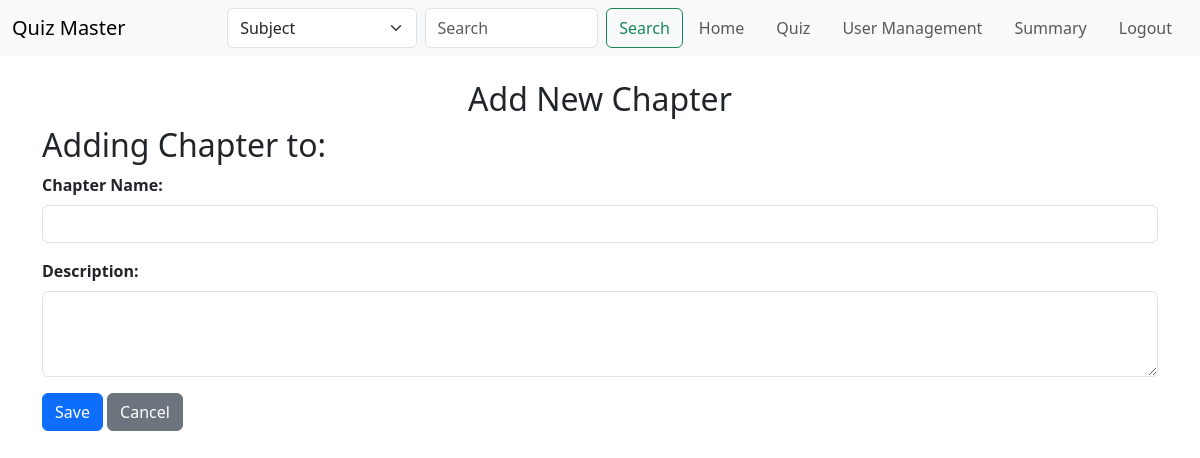
The app's page /new_chapter?subject_id=3 (signed in), older data.
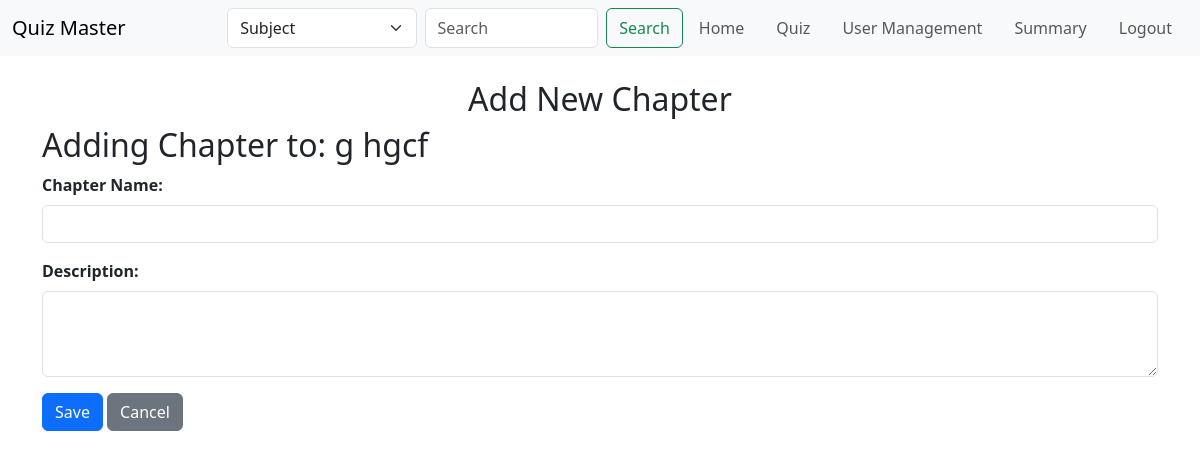
The same page, newer data.
### models.py (models this page shows)
class Subject(db.Model):
    __tablename__ = 'subject'
    id = db.Column(db.Integer, primary_key=True, autoincrement=True)
    subject_name = db.Column(db.String(32), unique=True, nullable=False)
    subject_code = db.Column(db.String(32), unique=True, nullable=False)
    subject_description = db.Column(db.String(512), nullable=True)
    subject_credit = db.Column(db.String(80), nullable=False)

### routes.py (the view)
@app.route('/new_chapter')
@auth_required
@admin_required
def new_chapter():
    subject_id = request.args.get('subject_id')
    subject = Subject.query.get(subject_id)
    return render_template('new_chapter.html', subject=subject)

### routes.py (called while the page is built)
def auth_required(func):
    @wraps(func)
    def inner(*args, **kwargs):
        if 'user_id' not in session:
            flash('Please login to continue')
            return redirect(url_for('login'))
        return func(*args, **kwargs)
    return inner

def admin_required(f):
    @wraps(f)
    def decorated_function(*args, **kwargs):
        if session.get('is_admin') == False:
            flash("Access Denied: Admins Only", "danger")
            return redirect(url_for('index'))  # Redirect to home if not admin
        return f(*args, **kwargs)
    return decorated_function

### templates/new_chapter.html (shortened to what this page needs)
{% extends "layout.html" %}
{% block content %}
    <div class="container mt-4">
        <h2 class="text-center">Add New Chapter</h2>
        <form method="POST" action="{{ url_for('new_chapter') }}">
            <h2>Adding Chapter to: {{ subject.subject_name }}</h2>
            <div class="mb-3">
                <label for="chapter_name" class="form-label"><strong>Chapter Name:</strong></label>
                <input type="text" id="chapter_name" name="chapter_name" class="form-control" required>
            </div>
            <div class="mb-3">
                <label for="chapter_description" class="form-label"><strong>Description:</strong></label>
                <textarea id="chapter_description" name="chapter_description" class="form-control" rows="3"></textarea>
            </div>
            <button type="submit" class="btn btn-primary">Save</button>
            <a href="{{ url_for('admin_home') }}" class="btn btn-secondary">Cancel</a>
        </form>
    </div>
{% endblock %}

Row changes from the older to the newer data that the page shows:
added Subject: subject_name "g hgcf"
